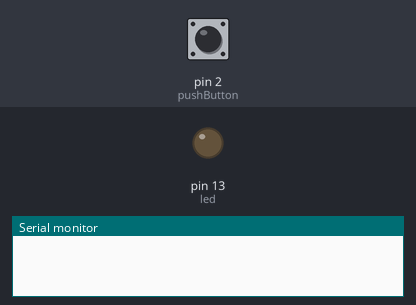
This sketch was run on a simulated Arduino Uno, built with avr-gcc and run on an emulated ATmega328P. Parts: output pins drawn as LEDs (lit = HIGH), the last lines printed to the serial monitor. The test bench sets the inputs (shaded band); at power-on: pin 2 (pushButton) LOW.

Above: at 1.2 s.
1.3 s: pin 2 (pushButton) pulled HIGH for 0.15 s
At 2.0 s:
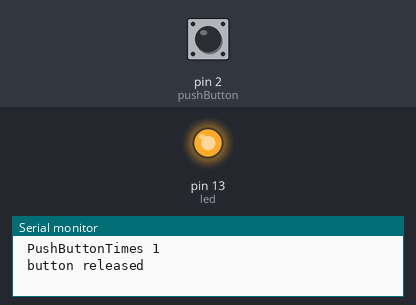
2.9 s: pin 2 (pushButton) pulled HIGH for 1 s
At 3.2 s:
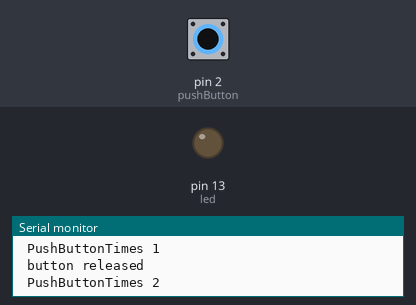
5.4 s: pin 2 (pushButton) pulsed HIGH 5 times (0.12 s each, 0.3 s apart)
At 7.2 s:
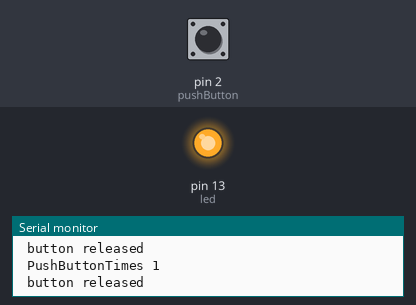
8.4 s: pin 2 (pushButton) pulled HIGH for 3.2 s
At 9.8 s:
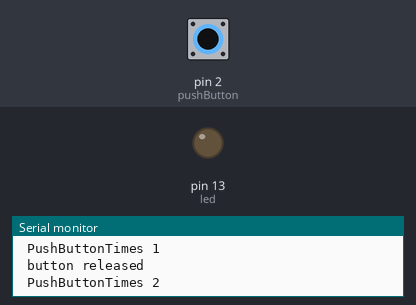
Timing chart, 0 to 11.4 s (numbered marks = the images above; inputs shaded):
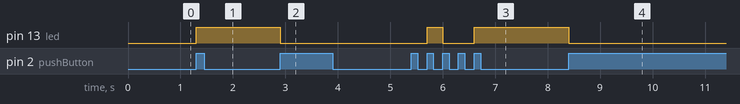

Measured:
- after the input at 1.3 s, pin 13 (led): LOW → HIGH at once
- after the input at 2.9 s, pin 13 (led): HIGH → LOW at once
- after the input at 5.4 s, pin 13 (led): LOW → HIGH after 0.30 s, → LOW 0.30 s later, → HIGH 0.60 s later
- after the input at 8.4 s, pin 13 (led): HIGH → LOW at once

The sketch:

toggleButton.ino
```cpp
// created by badfoxer //
//Simple code :D //
// here goes all variables whitch are used in the code//

#define pushButton 2
#define led 13
int buttonState =  0;
int buttonMode = 0;
int btnPushCounter = 0;
String condition = " PushButtonTimes ";

void setup() {
  // The setup() function is called when a sketch starts. Use it to initialize variables, pin modes, start using libraries, etc.//
  pinMode(led, OUTPUT);
  pinMode(pushButton, INPUT);
  Serial.begin(9600);


}
//Main code //
void loop() {
  // Read button states with modes//
if(digitalRead(pushButton) == HIGH && buttonMode == 0){
buttonMode = 1;
btnPushCounter++;
Serial.println(condition + btnPushCounter);
}
if(digitalRead(pushButton) == LOW && buttonMode == 1){
buttonMode = 0;
Serial.println(" button released ");
}
// turn led on and off and reset counter//
switch(btnPushCounter){
case 1:
 digitalWrite(led,1);
  // Serial.println("led  on");
 break;
 case 2:
 digitalWrite(led,0);
 // Serial.println("led  off");
 break;
  case 3:
  btnPushCounter = 0;
   Serial.println(" Reset Counter ");
 break;

}
}
```
